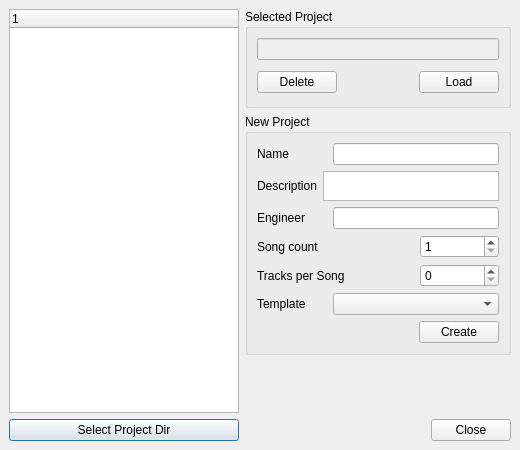
<ui version="4.0" >
 <class>OpenCreateProjectDialog</class>
 <widget class="QDialog" name="OpenCreateProjectDialog" >
  <property name="geometry" >
   <rect>
    <x>0</x>
    <y>0</y>
    <width>520</width>
    <height>450</height>
   </rect>
  </property>
  <property name="minimumSize" >
   <size>
    <width>500</width>
    <height>410</height>
   </size>
  </property>
  <property name="maximumSize" >
   <size>
    <width>520</width>
    <height>450</height>
   </size>
  </property>
  <property name="windowTitle" >
   <string>Open / Create Project</string>
  </property>
  <layout class="QHBoxLayout" >
   <property name="margin" >
    <number>9</number>
   </property>
   <property name="spacing" >
    <number>6</number>
   </property>
   <item>
    <layout class="QVBoxLayout" >
     <property name="margin" >
      <number>0</number>
     </property>
     <property name="spacing" >
      <number>6</number>
     </property>
    </layout>
   </item>
   <item>
    <layout class="QVBoxLayout" >
     <property name="margin" >
      <number>0</number>
     </property>
     <property name="spacing" >
      <number>6</number>
     </property>
     <item>
      <widget class="QTreeWidget" name="projectListView" >
       <property name="sizePolicy" >
        <sizepolicy>
         <hsizetype>7</hsizetype>
         <vsizetype>7</vsizetype>
         <horstretch>2</horstretch>
         <verstretch>4</verstretch>
        </sizepolicy>
       </property>
       <property name="minimumSize" >
        <size>
         <width>230</width>
         <height>0</height>
        </size>
       </property>
      </widget>
     </item>
     <item>
      <layout class="QHBoxLayout" >
       <property name="margin" >
        <number>0</number>
       </property>
       <property name="spacing" >
        <number>6</number>
       </property>
       <item>
        <widget class="QPushButton" name="projectDirSelectButton" >
         <property name="text" >
          <string>Select Project Dir</string>
         </property>
        </widget>
       </item>
      </layout>
     </item>
    </layout>
   </item>
   <item>
    <layout class="QVBoxLayout" >
     <property name="margin" >
      <number>0</number>
     </property>
     <property name="spacing" >
      <number>6</number>
     </property>
     <item>
      <layout class="QVBoxLayout" >
       <property name="margin" >
        <number>0</number>
       </property>
       <property name="spacing" >
        <number>6</number>
       </property>
       <item>
        <widget class="QGroupBox" name="groupBox_2" >
         <property name="minimumSize" >
          <size>
           <width>16</width>
           <height>90</height>
          </size>
         </property>
         <property name="title" >
          <string>Selected Project</string>
         </property>
         <layout class="QVBoxLayout" >
          <property name="margin" >
           <number>9</number>
          </property>
          <property name="spacing" >
           <number>9</number>
          </property>
          <item>
           <widget class="QLineEdit" name="selectedProjectName" >
            <property name="enabled" >
             <bool>false</bool>
            </property>
            <property name="sizePolicy" >
             <sizepolicy>
              <hsizetype>7</hsizetype>
              <vsizetype>0</vsizetype>
              <horstretch>1</horstretch>
              <verstretch>0</verstretch>
             </sizepolicy>
            </property>
            <property name="minimumSize" >
             <size>
              <width>50</width>
              <height>0</height>
             </size>
            </property>
            <property name="mouseTracking" >
             <bool>true</bool>
            </property>
            <property name="readOnly" >
             <bool>false</bool>
            </property>
           </widget>
          </item>
          <item>
           <layout class="QHBoxLayout" >
            <property name="margin" >
             <number>0</number>
            </property>
            <property name="spacing" >
             <number>6</number>
            </property>
            <item>
             <widget class="QPushButton" name="deleteProjectbutton" >
              <property name="text" >
               <string>Delete</string>
              </property>
             </widget>
            </item>
            <item>
             <spacer>
              <property name="orientation" >
               <enum>Qt::Horizontal</enum>
              </property>
              <property name="sizeHint" >
               <size>
                <width>61</width>
                <height>27</height>
               </size>
              </property>
             </spacer>
            </item>
            <item>
             <widget class="QPushButton" name="loadProjectButton" >
              <property name="text" >
               <string>Load</string>
              </property>
             </widget>
            </item>
           </layout>
          </item>
         </layout>
        </widget>
       </item>
       <item>
        <widget class="QGroupBox" name="groupBox" >
         <property name="minimumSize" >
          <size>
           <width>16</width>
           <height>110</height>
          </size>
         </property>
         <property name="title" >
          <string>New Project</string>
         </property>
         <layout class="QVBoxLayout" >
          <property name="margin" >
           <number>9</number>
          </property>
          <property name="spacing" >
           <number>6</number>
          </property>
          <item>
           <layout class="QHBoxLayout" >
            <property name="margin" >
             <number>0</number>
            </property>
            <property name="spacing" >
             <number>6</number>
            </property>
            <item>
             <widget class="QLabel" name="label_2_2" >
              <property name="minimumSize" >
               <size>
                <width>70</width>
                <height>0</height>
               </size>
              </property>
              <property name="text" >
               <string>Name</string>
              </property>
             </widget>
            </item>
            <item>
             <widget class="QLineEdit" name="newProjectName" >
              <property name="sizePolicy" >
               <sizepolicy>
                <hsizetype>7</hsizetype>
                <vsizetype>0</vsizetype>
                <horstretch>2</horstretch>
                <verstretch>0</verstretch>
               </sizepolicy>
              </property>
              <property name="minimumSize" >
               <size>
                <width>100</width>
                <height>0</height>
               </size>
              </property>
             </widget>
            </item>
           </layout>
          </item>
          <item>
           <layout class="QHBoxLayout" >
            <property name="margin" >
             <number>0</number>
            </property>
            <property name="spacing" >
             <number>6</number>
            </property>
            <item>
             <widget class="QLabel" name="label" >
              <property name="minimumSize" >
               <size>
                <width>0</width>
                <height>0</height>
               </size>
              </property>
              <property name="text" >
               <string>Description</string>
              </property>
             </widget>
            </item>
            <item>
             <widget class="QTextEdit" name="descriptionTextEdit" >
              <property name="sizePolicy" >
               <sizepolicy>
                <hsizetype>7</hsizetype>
                <vsizetype>7</vsizetype>
                <horstretch>0</horstretch>
                <verstretch>0</verstretch>
               </sizepolicy>
              </property>
              <property name="maximumSize" >
               <size>
                <width>16777215</width>
                <height>30</height>
               </size>
              </property>
             </widget>
            </item>
           </layout>
          </item>
          <item>
           <layout class="QHBoxLayout" >
            <property name="margin" >
             <number>0</number>
            </property>
            <property name="spacing" >
             <number>6</number>
            </property>
            <item>
             <widget class="QLabel" name="label_3_2" >
              <property name="minimumSize" >
               <size>
                <width>70</width>
                <height>0</height>
               </size>
              </property>
              <property name="text" >
               <string>Engineer</string>
              </property>
             </widget>
            </item>
            <item>
             <widget class="QLineEdit" name="newProjectEngineer" >
              <property name="sizePolicy" >
               <sizepolicy>
                <hsizetype>7</hsizetype>
                <vsizetype>5</vsizetype>
                <horstretch>2</horstretch>
                <verstretch>0</verstretch>
               </sizepolicy>
              </property>
             </widget>
            </item>
           </layout>
          </item>
          <item>
           <layout class="QHBoxLayout" >
            <property name="margin" >
             <number>0</number>
            </property>
            <property name="spacing" >
             <number>6</number>
            </property>
            <item>
             <widget class="QLabel" name="label_2_2_2" >
              <property name="sizePolicy" >
               <sizepolicy>
                <hsizetype>5</hsizetype>
                <vsizetype>5</vsizetype>
                <horstretch>2</horstretch>
                <verstretch>0</verstretch>
               </sizepolicy>
              </property>
              <property name="text" >
               <string>Song count</string>
              </property>
             </widget>
            </item>
            <item>
             <widget class="QSpinBox" name="songCountSpinBox" >
              <property name="sizePolicy" >
               <sizepolicy>
                <hsizetype>1</hsizetype>
                <vsizetype>0</vsizetype>
                <horstretch>1</horstretch>
                <verstretch>0</verstretch>
               </sizepolicy>
              </property>
              <property name="minimumSize" >
               <size>
                <width>40</width>
                <height>0</height>
               </size>
              </property>
              <property name="minimum" >
               <number>1</number>
              </property>
              <property name="value" >
               <number>1</number>
              </property>
             </widget>
            </item>
           </layout>
          </item>
          <item>
           <layout class="QHBoxLayout" >
            <property name="margin" >
             <number>0</number>
            </property>
            <property name="spacing" >
             <number>6</number>
            </property>
            <item>
             <widget class="QLabel" name="label_2" >
              <property name="sizePolicy" >
               <sizepolicy>
                <hsizetype>5</hsizetype>
                <vsizetype>5</vsizetype>
                <horstretch>2</horstretch>
                <verstretch>0</verstretch>
               </sizepolicy>
              </property>
              <property name="text" >
               <string>Tracks per Song</string>
              </property>
             </widget>
            </item>
            <item>
             <widget class="QSpinBox" name="trackCountSpinBox" >
              <property name="sizePolicy" >
               <sizepolicy>
                <hsizetype>1</hsizetype>
                <vsizetype>0</vsizetype>
                <horstretch>1</horstretch>
                <verstretch>0</verstretch>
               </sizepolicy>
              </property>
             </widget>
            </item>
           </layout>
          </item>
          <item>
           <layout class="QHBoxLayout" >
            <property name="margin" >
             <number>0</number>
            </property>
            <property name="spacing" >
             <number>6</number>
            </property>
            <item>
             <widget class="QLabel" name="label_4_2" >
              <property name="minimumSize" >
               <size>
                <width>70</width>
                <height>0</height>
               </size>
              </property>
              <property name="text" >
               <string>Template</string>
              </property>
             </widget>
            </item>
            <item>
             <widget class="QComboBox" name="templateComboBox" >
              <property name="sizePolicy" >
               <sizepolicy>
                <hsizetype>5</hsizetype>
                <vsizetype>0</vsizetype>
                <horstretch>2</horstretch>
                <verstretch>0</verstretch>
               </sizepolicy>
              </property>
             </widget>
            </item>
           </layout>
          </item>
          <item>
           <layout class="QHBoxLayout" >
            <property name="margin" >
             <number>0</number>
            </property>
            <property name="spacing" >
             <number>6</number>
            </property>
            <item>
             <spacer>
              <property name="orientation" >
               <enum>Qt::Horizontal</enum>
              </property>
              <property name="sizeHint" >
               <size>
                <width>40</width>
                <height>20</height>
               </size>
              </property>
             </spacer>
            </item>
            <item>
             <widget class="QPushButton" name="createProjectButton" >
              <property name="sizePolicy" >
               <sizepolicy>
                <hsizetype>5</hsizetype>
                <vsizetype>0</vsizetype>
                <horstretch>0</horstretch>
                <verstretch>0</verstretch>
               </sizepolicy>
              </property>
              <property name="text" >
               <string>Create</string>
              </property>
             </widget>
            </item>
           </layout>
          </item>
         </layout>
        </widget>
       </item>
       <item>
        <spacer>
         <property name="orientation" >
          <enum>Qt::Vertical</enum>
         </property>
         <property name="sizeHint" >
          <size>
           <width>254</width>
           <height>16</height>
          </size>
         </property>
        </spacer>
       </item>
      </layout>
     </item>
     <item>
      <widget class="QDialogButtonBox" name="buttonBox" >
       <property name="orientation" >
        <enum>Qt::Horizontal</enum>
       </property>
       <property name="standardButtons" >
        <set>QDialogButtonBox::Close</set>
       </property>
      </widget>
     </item>
    </layout>
   </item>
  </layout>
 </widget>
 <resources/>
 <connections>
  <connection>
   <sender>projectListView</sender>
   <signal>doubleClicked(QModelIndex)</signal>
   <receiver>loadProjectButton</receiver>
   <slot>animateClick()</slot>
   <hints>
    <hint type="sourcelabel" >
     <x>196</x>
     <y>204</y>
    </hint>
    <hint type="destinationlabel" >
     <x>460</x>
     <y>310</y>
    </hint>
   </hints>
  </connection>
  <connection>
   <sender>newProjectName</sender>
   <signal>returnPressed()</signal>
   <receiver>createProjectButton</receiver>
   <slot>click()</slot>
   <hints>
    <hint type="sourcelabel" >
     <x>215</x>
     <y>444</y>
    </hint>
    <hint type="destinationlabel" >
     <x>427</x>
     <y>503</y>
    </hint>
   </hints>
  </connection>
  <connection>
   <sender>newProjectEngineer</sender>
   <signal>returnPressed()</signal>
   <receiver>createProjectButton</receiver>
   <slot>click()</slot>
   <hints>
    <hint type="sourcelabel" >
     <x>235</x>
     <y>475</y>
    </hint>
    <hint type="destinationlabel" >
     <x>408</x>
     <y>503</y>
    </hint>
   </hints>
  </connection>
  <connection>
   <sender>buttonBox</sender>
   <signal>clicked(QAbstractButton*)</signal>
   <receiver>OpenCreateProjectDialog</receiver>
   <slot>accept()</slot>
   <hints>
    <hint type="sourcelabel" >
     <x>29</x>
     <y>547</y>
    </hint>
    <hint type="destinationlabel" >
     <x>355</x>
     <y>527</y>
    </hint>
   </hints>
  </connection>
 </connections>
</ui>
